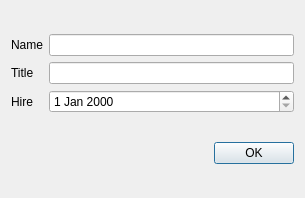
<?xml version="1.0" encoding="UTF-8"?>
<ui version="4.0">
 <class>Dialog</class>
 <widget class="QDialog" name="Dialog">
  <property name="geometry">
   <rect>
    <x>0</x>
    <y>0</y>
    <width>305</width>
    <height>198</height>
   </rect>
  </property>
  <property name="windowTitle">
   <string>Dialog</string>
  </property>
  <layout class="QVBoxLayout" name="verticalLayout">
   <item>
    <layout class="QGridLayout" name="gridLayout">
     <item row="0" column="0">
      <widget class="QLabel" name="label">
       <property name="text">
        <string>Name</string>
       </property>
      </widget>
     </item>
     <item row="0" column="1">
      <widget class="QLineEdit" name="txtName"/>
     </item>
     <item row="1" column="0">
      <widget class="QLabel" name="label_2">
       <property name="text">
        <string>Title</string>
       </property>
      </widget>
     </item>
     <item row="1" column="1">
      <widget class="QLineEdit" name="txtTitle"/>
     </item>
     <item row="2" column="0">
      <widget class="QLabel" name="label_3">
       <property name="text">
        <string>Hire</string>
       </property>
      </widget>
     </item>
     <item row="2" column="1">
      <widget class="QDateEdit" name="deHire"/>
     </item>
    </layout>
   </item>
   <item>
    <widget class="QDialogButtonBox" name="buttonBox">
     <property name="standardButtons">
      <set>QDialogButtonBox::Ok</set>
     </property>
    </widget>
   </item>
  </layout>
 </widget>
 <resources/>
 <connections/>
</ui>
